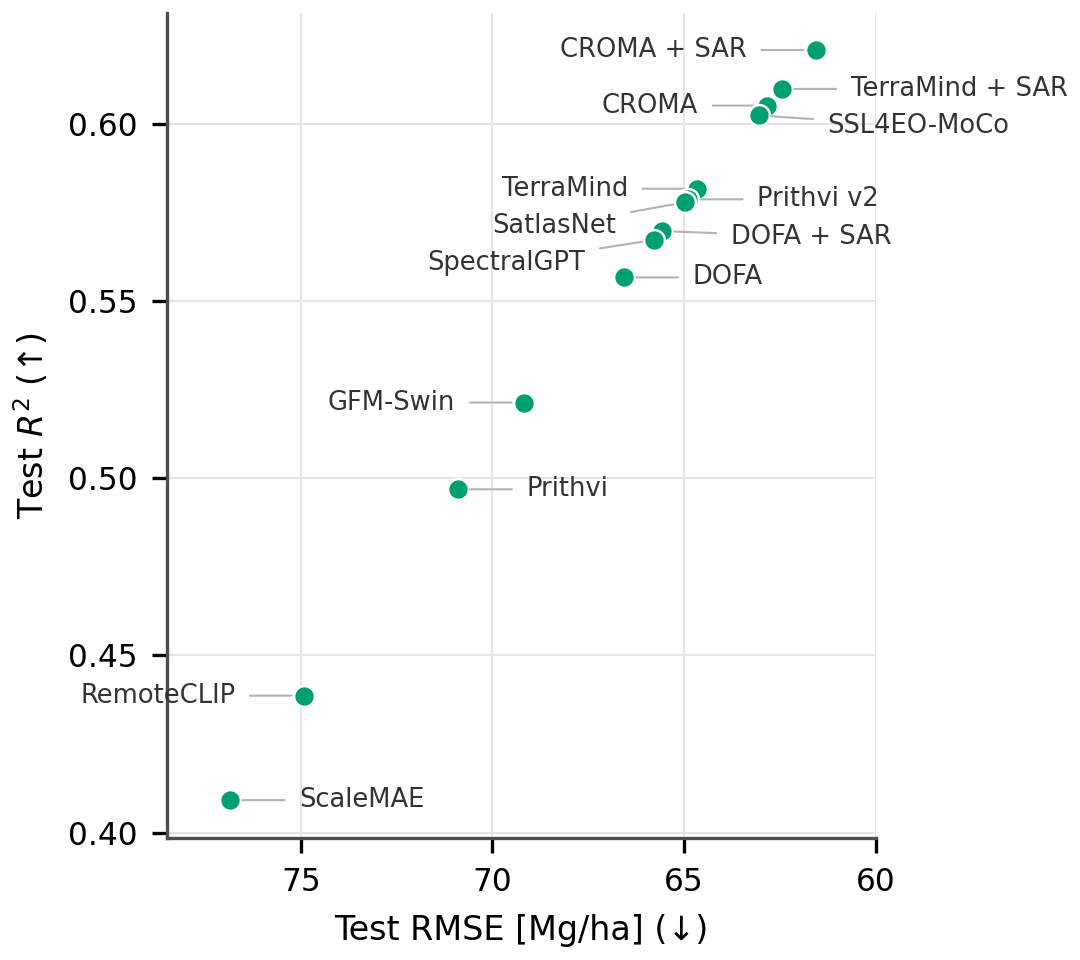

Write Python code to recreate this figure.
#!/usr/bin/env python3
"""
Agreement between test RMSE and R^2 for the GFM runs on the Lite dataset.

One point per LoRA run; RMSE axis inverted so that right = better.

Outputs: fig_r2.pdf and fig_r2.png.
"""
import numpy as np
import matplotlib as mpl
import matplotlib.pyplot as plt

# (label, test RMSE [Mg/ha], test R^2), run IDs as comments
RUNS = [
    ("CROMA",           62.83, 0.60510),   # croma_optical
    ("DOFA",            66.57, 0.55663),   # dofa
    ("GFM-Swin",        69.17, 0.52132),   # gfmswin
    ("Prithvi",         70.91, 0.49686),   # prithvi
    ("RemoteCLIP",      74.91, 0.43866),   # remoteclip
    ("SatlasNet",       64.96, 0.57786),   # satlasnet_si
    ("ScaleMAE",        76.85, 0.40918),   # scalemae
    ("SpectralGPT",     65.77, 0.56724),   # spectralgpt
    ("SSL4EO-MoCo",     63.05, 0.60231),   # ssl4eo_moco
    ("TerraMind",       64.66, 0.58165),   # terramind_optical_tiny
    ("Prithvi v2",      64.89, 0.57865),   # prithvi2_100m
    ("CROMA + SAR",     61.56, 0.62077),   # croma_joint
    ("DOFA + SAR",      65.58, 0.56969),   # dofa_joint
    ("TerraMind + SAR", 62.45, 0.60979),   # terramind_tiny
]
XLIM = (60, 78.5)    # RMSE range, drawn inverted (right = better)
OUT = "fig_r2"

# Labels: the points sit on a near-straight diagonal, so labels alternate
# between the upper-left and lower-right side of it (in order of R^2), are
# pushed apart vertically so they never overlap, and get a short leader line.
LABEL_DX = 1.8       # horizontal distance from the point, in RMSE units
LABEL_GAP = 0.0105   # minimum vertical spacing between labels, in R^2 units

C_GFM, C_AXIS, C_LABEL = "#009E73", "0.3", "0.2"
mpl.rcParams.update({
    "font.family": "DejaVu Sans", "font.size": 8,
    "xtick.labelsize": 7.5, "ytick.labelsize": 7.5,
    "axes.spines.top": False, "axes.spines.right": False,
    "axes.edgecolor": C_AXIS, "pdf.fonttype": 42, "savefig.dpi": 300,
})


def main():
    fig, ax = plt.subplots(figsize=(3.6, 3.2), layout="constrained")
    ax.set_xlim(XLIM[1], XLIM[0])                     # inverted: right = better
    ax.grid(color="0.9", lw=0.5)
    ax.set_axisbelow(True)

    order = sorted(RUNS, key=lambda r: -r[2])
    last = {"left": np.inf, "right": np.inf}
    for i, (label, x_, y_) in enumerate(order):
        ax.plot(x_, y_, "o", ms=5, mfc=C_GFM, mec="white", mew=0.6, zorder=3)
        side = "left" if i % 2 == 0 else "right"
        y_lab = min(y_, last[side] - LABEL_GAP)
        last[side] = y_lab
        # inverted x: "left" on screen = larger RMSE
        x_lab = x_ + LABEL_DX if side == "left" else x_ - LABEL_DX
        ax.annotate(label, (x_, y_), xytext=(x_lab, y_lab),
                    ha="right" if side == "left" else "left", va="center",
                    fontsize=6.2, color=C_LABEL,
                    arrowprops=dict(arrowstyle="-", color="0.7", lw=0.5,
                                    shrinkA=1.5, shrinkB=3))

    ax.set_xlabel("Test RMSE [Mg/ha] (↓)")
    ax.set_ylabel(r"Test $R^2$ (↑)")
    fig.savefig(OUT + ".png")
    print("wrote", OUT + ".pdf", OUT + ".png")


if __name__ == "__main__":
    main()
